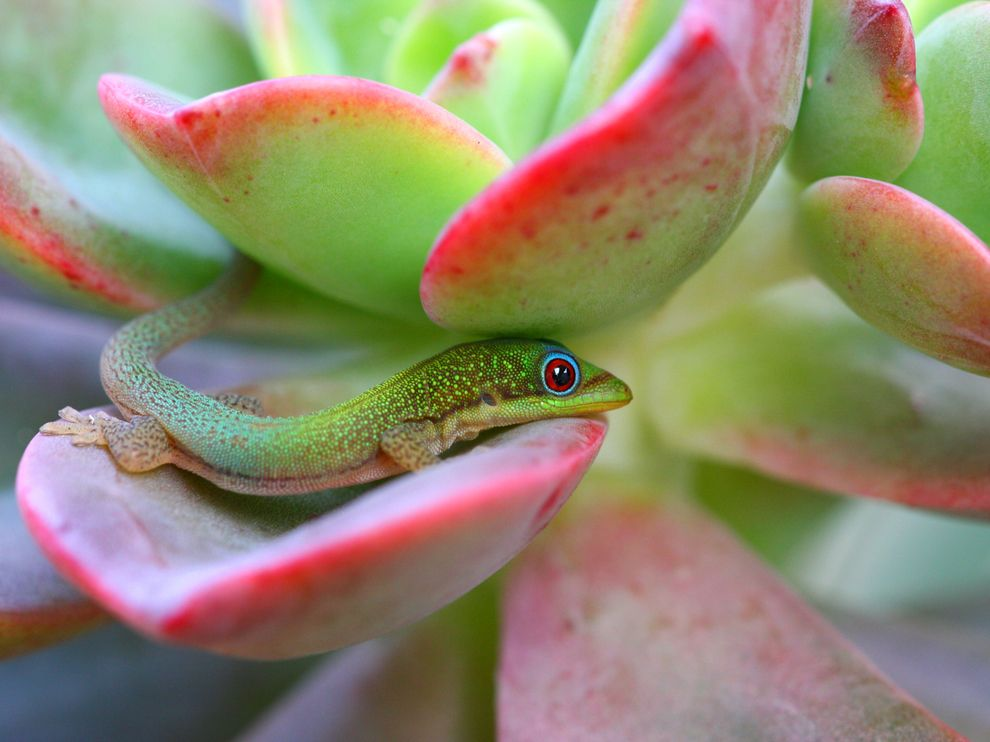
#> input picture gecko.jpg, 990 x 742 px
$ python final.py   (Python 2 division)   (older library calls are emulated)
#> lines starting #> are read from the running program, lines starting #| are printed output that depends on the picture
### utilities/image.py
# image load, store, display
from matplotlib.image import imread
from scipy.misc import imresize


def rgb2gray(rgb):
    '''
    Convert rgb image to grayscale
    '''
    r, g, b = rgb[:, :, 0], rgb[:, :, 1], rgb[:, :, 2]
    gray = 0.2989 * r + 0.5870 * g + 0.1140 * b

    return gray


def read_gecko_image():
    """
    Read Gecko image as 256 x 256 grayscale matrix.
    """
    # load image
    img = imread('gecko.jpg')
    img = rgb2gray(img)
    img = imresize(img, [256, 256], 'bicubic')
    img = img.astype(dtype='float64')
    return img

### utilities/wavelet.py
import numpy as np
import sympy as sy
from sympy.utilities.lambdify import lambdify


def permutation_matrix(dim):
    '''
    Generate haar permuation matrix.

    Args:
        dim (int): Dimension of square matrix.

    Returns:
        P (matrix): Permutation matrix of dimension (dim x dim)
    '''
    I = np.eye(dim, dim)
    return np.concatenate((I[::2][:],
                           I[1::2][:]))


# [139 lines left out: functions wrap_index, transform, forward, inverse, compute_filter_coefficients, compute_symbol, not called in this run]


def battle_lemarie_symbol():
    """
    Symbolic B-L symbol
    """
    f = sy.symbols('f')

    phi_hat = battle_lemarie_scaling_transform()

    # symbolic expression of symbol
    symbol = phi_hat.subs(f, 2*f)/phi_hat
    symbol.simplify()

    return symbol


def battle_lemarie_scaling_transform():
    """
    Symbolic fourier transform of B-L scaling function
    """
    w, f = sy.symbols('w, f')

    # symbolic expression of the scaling function
    w = 2*sy.pi*f
    N1 = 5 + 30*sy.cos(w/2)**2 + 30*(sy.sin(w/2)**2)*(sy.cos(w/2)**2)
    N2 = 2*sy.sin(w/2)**4 * sy.cos(w/2)**2 + 70 * \
        sy.cos(w/2)**4 + (2/3)*sy.sin(w/2)**6
    S = (N1 + N2)/(105*sy.sin(w/2)**8)
    phi_hat = 16/(w**4*sy.sqrt(S))
    phi_hat.simplify()

    return phi_hat


def battle_lemarie_wavelet_transform():
    """
    Symbolic fourier transform of B-L wavelet
    """
    f = sy.symbols('f')

    symbol = battle_lemarie_symbol()
    phi_hat = battle_lemarie_scaling_transform()

    psi_hat = -sy.exp(-sy.I*sy.pi*f) * \
        sy.conjugate(symbol.subs(f, (1+f)/2))*phi_hat.subs(f, f/2)

    return psi_hat


def cdf_24_encoding_transform(n=256):
    """
    CDF 2.4 Encoding Transform Matrix

    Args:
        n (int): desired dimension

    Returns:
        ndarray [nxn]: CDF 2.4 transform matrix
    """
    # low pass filter coefficients
    L = np.array([0.03314563036812,
                  -0.06629126073624,
                  -0.17677669529664,
                  0.41984465132951,
                  0.99436891104358,
                  0.41984465132951,
                  -0.17677669529664,
                  -0.06629126073624,
                  0.03314563036812])

    # high pass filter coefficients
    H = np.array([0,
                  0,
                  0,
                  0.35355339059327,
                  -0.70710678118655,
                  0.35355339059327,
                  0,
                  0,
                  0])

    T = np.zeros([n, n])

    offset = 4
    row_size = n + 2*offset
    for i in range(n):
        tmp = np.zeros([row_size])
        end = i + L.size
        end = end if end < row_size else row_size
        if i % 2 == 0:
            tmp[i:end] = L[:end-i]
        else:
            tmp[i:end] = H[:end-i]

        T[i, :] = tmp[offset:row_size-offset]
        T[i, 1:offset+1] += np.flipud(tmp[:offset])
        T[i, -5:-1] += np.flipud(tmp[-offset:])

    return T


# [56 lines left out: function cdf_24_decoding_transform, not called in this run]

### utilities/quantization.py
import numpy as np


def log_thresh(mat, cutoff=0.8):
    '''
    Compute threshold and scale used for logarithmic quantization.

    :param mat: matrix input
    :param cutoff: cutoff percent e.g. 085 -> 85%
    :return: threshold, threshold ratio
    '''
    dr, dc = mat.shape
    dim = dr * dc

    x = np.sort(np.fabs(mat).flatten())
    t = x[np.ceil(dim * cutoff)]
    lmaxt = np.log2(max(x)/t)

    return t, lmaxt


# [55 lines left out: functions encode, decode, thresh, not called in this run]

### final.py
import copy
import matplotlib.pyplot as plt
import matplotlib.cm as cm
import numpy as np
import os
import subprocess
import sympy as sy
import utilities.image as im
import utilities.quantization as quant
import utilities.wavelet as wv


def problem_1():
    f = sy.symbols('f')
    symbol = wv.battle_lemarie_symbol()

    # plot symbol
    symbol_lambda = sy.lambdify(f, symbol, 'numpy')  # lambdify for plotting
    freq = np.linspace(-0.5, 0.5)
    plt.figure()
    plt.title('B-L Symbol')
    plt.xlabel('frequency')
    plt.plot(freq, [np.abs(symbol_lambda(v)) for v in freq])
    plt.show()
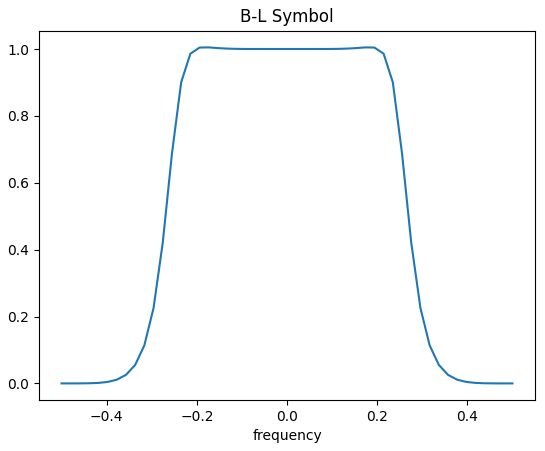
#> figure drawn by matplotlib, 1 panel; curve peaks at x = -0.173, y = 1


def problem_2():
    f = sy.symbols('f')
    symbol = wv.battle_lemarie_symbol()
    symbol_lambda = sy.lambdify(f, symbol)
    exp = lambda f: np.sqrt(2)*symbol_lambda(f)
    n_coef = 23
    dc, hp, hn = f_coef(exp=exp, period=1, n=n_coef)

    print 'dc:'
    print np.real(dc)
    print 'hp:'
    for v in hp:
        print np.real(v)
    print 'hn:'
    for v in hn:
        print np.real(v)


def problem_3():
    f = sy.symbols('f')
    psi_hat = wv.battle_lemarie_wavelet_transform()
    psi_hat_lambda = sy.lambdify(f, psi_hat, 'numpy')

    freq = np.linspace(-2, 2, 100)
    freq[0] = np.finfo(float).eps
    psi_hat_signal = np.array(np.abs([psi_hat_lambda(v) for v in freq]))

    plt.figure()
    plt.title('Fourier Transform of Mother Wavelet')
    plt.plot(freq, psi_hat_signal)
    plt.show()


def problem_4():
    # Convert scaling function to time domain
    phi_hat = wv.battle_lemarie_scaling_transform()
    Xs, ts = f_trans(phi_hat, 8.1, 128, 0)

    # Plot scaling function
    plt.figure()
    plt.subplot(1, 2, 1)
    plt.title('Scaling Function')
    plt.plot(ts, Xs)

    # Convert wavelet to time domain
    psi_hat = wv.battle_lemarie_wavelet_transform()
    Xs, ts = f_trans(psi_hat, 8.1, 128, 0)

    # Plot wavelet
    plt.subplot(1, 2, 2)
    plt.title('Mother Wavelet')
    plt.plot(ts, Xs)
    plt.show()
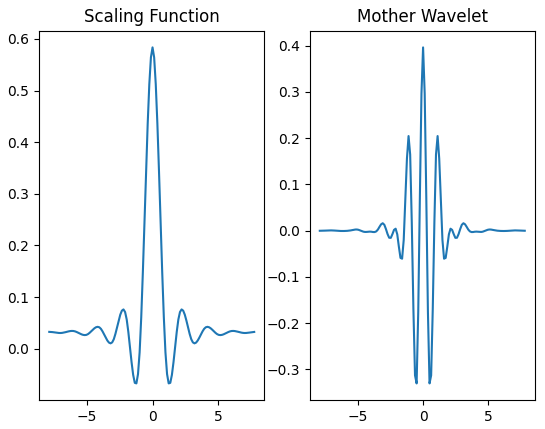
#> figure drawn by matplotlib, 2 panels; panel 1: curve peaks at x = 0, y = 0.584; panel 2: curve peaks at x = 0, y = 0.396


def problem_5():
    img = im.read_gecko_image()
#> in read_gecko_image, img is the input picture: shape (742, 990, 3); mean R, G, B 143.6, 136, 108.8
#> in rgb2gray, `r, g, b = rgb[:, :, 0], rgb[:, :, 1], rgb[:, :, 2]`:
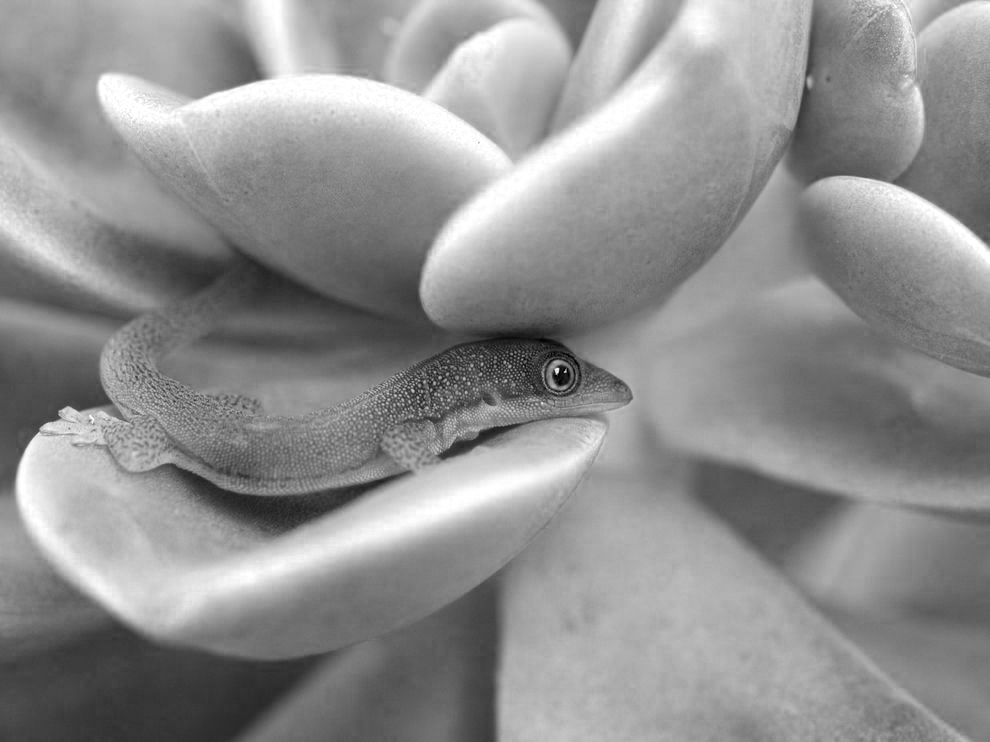
#> r: shape (742, 990); min 0, max 255, mean 143.6
#> in rgb2gray, `r, g, b = rgb[:, :, 0], rgb[:, :, 1], rgb[:, :, 2]`:
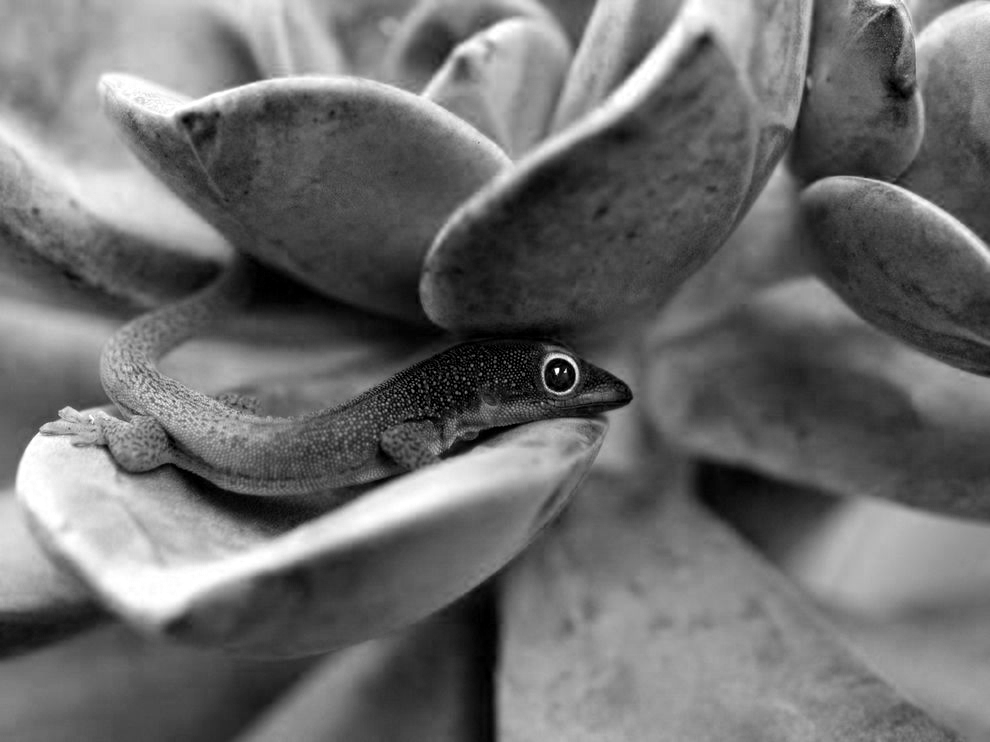
#> b: shape (742, 990); min 0, max 255, mean 108.8
#> in rgb2gray, `gray = 0.2989 * r + 0.5870 * g + 0.1140 * b`:
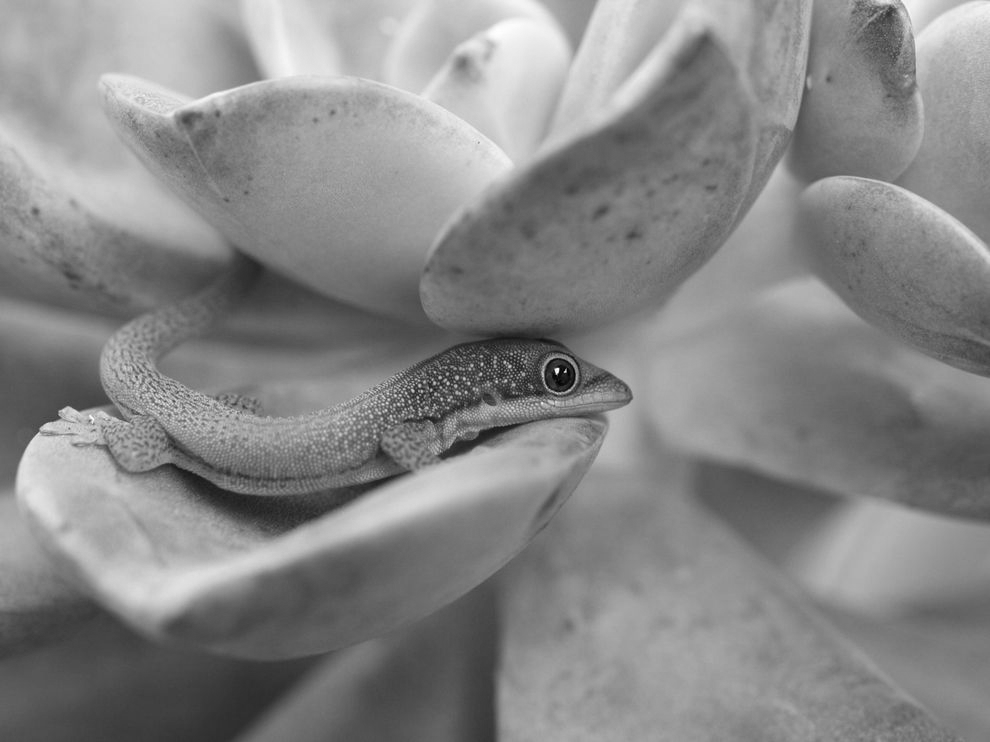
#> gray: shape (742, 990) float64; min 1.93, max 255, mean 135.2
#> in read_gecko_image, `img = imresize(img, [256, 256], 'bicubic')`:
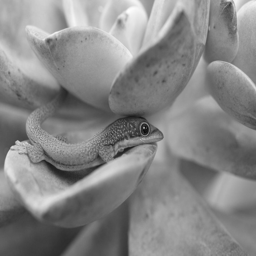
#> img: shape (256, 256); min 10, max 254, mean 134.3
    plt.figure()
    plt.subplot(1, 3, 1)
    plt.title('Original Image')
    plt.imshow(img, cm.Greys_r)

    # Forward Transform
    img_fwd = copy.deepcopy(img)
    dim = max(img.shape)
#> dim = 256
    while dim >= 8:
        P = wv.permutation_matrix(dim)
        T_a = wv.cdf_24_encoding_transform(dim)
        img_fwd[:dim, :dim] = P.dot(T_a).dot(
            img_fwd[:dim, :dim]).dot(T_a.T).dot(P.T)
        dim = dim / 2
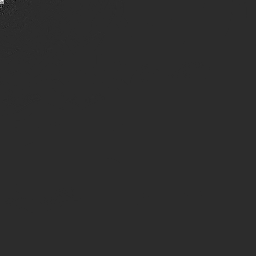
#> img_fwd: shape (256, 256) float64; min -3207.5, max 15284.6, mean 2.5; drawn with min black and max white
#> after the loop, dim = 4

    plt.subplot(1, 3, 2)
    plt.title('Transformed Image')
    plt.imshow(img_fwd, cm.Greys_r)

    # Threshold + Encode
    t, ltmax = quant.log_thresh(img_fwd, cutoff=0.98)
    img_encode = quant.encode(img_fwd, t, ltmax)

    # Store to file
    filename = 'encoded_image'
    img_encode.tofile(filename)
    file_size = os.stat(filename).st_size

    # Compress File
    subprocess.call(['gzip', filename])
    c_file_size = os.stat(filename + '.gz').st_size

    # Decompress File
    subprocess.call(['gunzip', filename + '.gz'])

    # # Read from file
    img_encode = np.fromfile(filename).reshape(img.shape)

    # Decode Image
    img_decode = quant.decode(img_encode, t, ltmax)

    # Inverse Transform
    img_inv = copy.deepcopy(img_decode)
    dim = 8
    while dim <= max(img.shape):
        P = wv.permutation_matrix(dim)
        T_b = wv.cdf_24_decoding_transform(dim)
        img_inv[:dim, :dim] = T_b.T.dot(P.T).dot(
            img_inv[:dim, :dim]).dot(P).dot(T_b)
        dim = dim * 2

    plt.subplot(1, 3, 3)
    plt.title('Recreated Image')
    plt.imshow(img_inv, cm.Greys_r)
    plt.show()

    print "Compression Level: %s" % (1 - float(c_file_size) / float(file_size))

# Utilities


def f_coef(exp, period, n):
    """
    Find fourier coefficients of expression.

    Args:
        exp (function): symbolic function
        period (float): period of symbolic function
        n (int): number of coefficients to compute

    Returns:
        dc (float): dc coefficient
        hp (float): positive coefficients
        hn (float): negative coefficients
    """
    period = float(period)

    # compute delta time
    dt = period/n

    x_sample = np.zeros([n])
    for k in range(n):
        if k == 0:
            x_sample[k] = exp(0 + np.finfo(float).eps)
        else:
            x_sample[k] = exp(k*dt)

    coef = np.fft.fft(x_sample)/n

    dc = coef[0]
    hp = coef[1:n/2+1]
    hn = coef[-n/2+1:]

    return dc, hp, hn


def f_trans(x, F, N, M):
    """
    Discrete Fourier Transform (frequency to time)

    x (symbolic): symbolic function of f
    F (float): frequency range
    N (int): number of points
    M (int): number of aliases
    """
    f = sy.symbols('f')

    dt = 1/F
    df = F/N
    T = N/F

    xp = copy.deepcopy(x)

    for k in range(1, M+1):
        xp = xp+x.subs(f, f-k*F)+x.subs(f, f+k*F)

    # lambdify symbolic function
    xp = sy.lambdify(f, xp, 'numpy')

    xps = np.zeros([N])
    ts = np.zeros([N])
    for n in range(N):
        if n == 0:
            xps[n] = xp(np.finfo(float).eps)
            ts[n] = -T/2
        else:
            xps[n] = xp(n*df)
            ts[n] = n*dt - T/2

    Xs = np.fft.fft(xps)*df
    Xs = np.fft.fftshift(Xs.T)

    return Xs, ts

if __name__ == "__main__":
    problem_1()
    problem_2()
    problem_3()
    problem_4()
#> (the run stopped early here; a loop or call above may not have finished)
